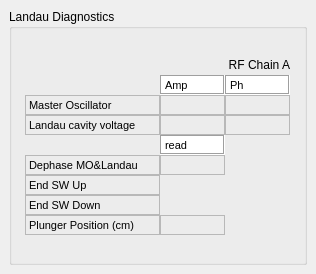
<?xml version="1.0" encoding="UTF-8"?>
<ui version="4.0">
 <class>Form</class>
 <widget class="QWidget" name="Form">
  <property name="geometry">
   <rect>
    <x>0</x>
    <y>0</y>
    <width>316</width>
    <height>274</height>
   </rect>
  </property>
  <property name="windowTitle">
   <string>Form</string>
  </property>
  <layout class="QGridLayout" name="gridLayout">
   <property name="margin">
    <number>0</number>
   </property>
   <property name="spacing">
    <number>0</number>
   </property>
   <item row="0" column="0">
    <widget class="QScrollArea" name="scrollArea">
     <property name="frameShape">
      <enum>QFrame::NoFrame</enum>
     </property>
     <property name="widgetResizable">
      <bool>true</bool>
     </property>
     <widget class="QWidget" name="scrollAreaWidgetContents">
      <property name="geometry">
       <rect>
        <x>0</x>
        <y>0</y>
        <width>316</width>
        <height>274</height>
       </rect>
      </property>
      <layout class="QGridLayout" name="gridLayout_2">
       <item row="0" column="0">
        <widget class="QGroupBox" name="groupBox_28">
         <property name="title">
          <string>Landau Diagnostics</string>
         </property>
         <property name="flat">
          <bool>true</bool>
         </property>
         <layout class="QGridLayout" name="gridLayout_3">
          <item row="0" column="0">
           <layout class="QGridLayout" name="_27">
            <property name="spacing">
             <number>0</number>
            </property>
            <item row="2" column="2">
             <widget class="TaurusLabel" name="tauValueLabel_master_oscillator_phA">
              <property name="minimumSize">
               <size>
                <width>65</width>
                <height>20</height>
               </size>
              </property>
              <property name="maximumSize">
               <size>
                <width>65</width>
                <height>20</height>
               </size>
              </property>
              <property name="font">
               <font>
                <pointsize>7</pointsize>
               </font>
              </property>
              <property name="frameShape">
               <enum>QFrame::StyledPanel</enum>
              </property>
             </widget>
            </item>
            <item row="3" column="2">
             <widget class="TaurusLabel" name="tauValueLabel_landau_cav_volt_phA">
              <property name="minimumSize">
               <size>
                <width>65</width>
                <height>20</height>
               </size>
              </property>
              <property name="maximumSize">
               <size>
                <width>65</width>
                <height>20</height>
               </size>
              </property>
              <property name="font">
               <font>
                <pointsize>7</pointsize>
               </font>
              </property>
              <property name="frameShape">
               <enum>QFrame::StyledPanel</enum>
              </property>
             </widget>
            </item>
            <item row="3" column="1">
             <widget class="TaurusLabel" name="tauValueLabel_landau_cav_volt_ampA">
              <property name="minimumSize">
               <size>
                <width>65</width>
                <height>20</height>
               </size>
              </property>
              <property name="maximumSize">
               <size>
                <width>65</width>
                <height>20</height>
               </size>
              </property>
              <property name="font">
               <font>
                <pointsize>7</pointsize>
               </font>
              </property>
              <property name="frameShape">
               <enum>QFrame::StyledPanel</enum>
              </property>
             </widget>
            </item>
            <item row="8" column="1">
             <widget class="TaurusBoolLed" name="taurusBoolLed_end_sw_downA">
              <property name="minimumSize">
               <size>
                <width>65</width>
                <height>20</height>
               </size>
              </property>
              <property name="maximumSize">
               <size>
                <width>65</width>
                <height>20</height>
               </size>
              </property>
              <property name="alignment">
               <set>Qt::AlignLeading|Qt::AlignLeft|Qt::AlignVCenter</set>
              </property>
              <property name="ledColor" stdset="0">
               <string>GREEN</string>
              </property>
              <property name="ledColorOff" stdset="0">
               <string>GREENOFF</string>
              </property>
             </widget>
            </item>
            <item row="2" column="1">
             <widget class="TaurusLabel" name="tauValueLabel_master_oscillator_ampA">
              <property name="minimumSize">
               <size>
                <width>65</width>
                <height>20</height>
               </size>
              </property>
              <property name="maximumSize">
               <size>
                <width>65</width>
                <height>20</height>
               </size>
              </property>
              <property name="font">
               <font>
                <pointsize>7</pointsize>
               </font>
              </property>
              <property name="frameShape">
               <enum>QFrame::StyledPanel</enum>
              </property>
             </widget>
            </item>
            <item row="0" column="2">
             <widget class="QLabel" name="label_236">
              <property name="sizePolicy">
               <sizepolicy hsizetype="Fixed" vsizetype="Fixed">
                <horstretch>0</horstretch>
                <verstretch>0</verstretch>
               </sizepolicy>
              </property>
              <property name="minimumSize">
               <size>
                <width>65</width>
                <height>20</height>
               </size>
              </property>
              <property name="maximumSize">
               <size>
                <width>65</width>
                <height>20</height>
               </size>
              </property>
              <property name="text">
               <string>RF Chain A</string>
              </property>
              <property name="alignment">
               <set>Qt::AlignRight|Qt::AlignTrailing|Qt::AlignVCenter</set>
              </property>
             </widget>
            </item>
            <item row="3" column="0">
             <widget class="QLabel" name="label_211">
              <property name="minimumSize">
               <size>
                <width>135</width>
                <height>20</height>
               </size>
              </property>
              <property name="maximumSize">
               <size>
                <width>135</width>
                <height>20</height>
               </size>
              </property>
              <property name="font">
               <font>
                <pointsize>8</pointsize>
               </font>
              </property>
              <property name="frameShape">
               <enum>QFrame::StyledPanel</enum>
              </property>
              <property name="text">
               <string>Landau cavity voltage</string>
              </property>
             </widget>
            </item>
            <item row="5" column="1">
             <widget class="TaurusLabel" name="tauValueLabel_dephase_ampA">
              <property name="minimumSize">
               <size>
                <width>65</width>
                <height>20</height>
               </size>
              </property>
              <property name="maximumSize">
               <size>
                <width>65</width>
                <height>20</height>
               </size>
              </property>
              <property name="font">
               <font>
                <pointsize>7</pointsize>
               </font>
              </property>
              <property name="frameShape">
               <enum>QFrame::StyledPanel</enum>
              </property>
             </widget>
            </item>
            <item row="5" column="0">
             <widget class="QLabel" name="label_215">
              <property name="minimumSize">
               <size>
                <width>135</width>
                <height>20</height>
               </size>
              </property>
              <property name="maximumSize">
               <size>
                <width>135</width>
                <height>20</height>
               </size>
              </property>
              <property name="font">
               <font>
                <pointsize>8</pointsize>
               </font>
              </property>
              <property name="frameShape">
               <enum>QFrame::StyledPanel</enum>
              </property>
              <property name="text">
               <string>Dephase MO&amp;Landau</string>
              </property>
             </widget>
            </item>
            <item row="4" column="1">
             <widget class="QLabel" name="label_212">
              <property name="sizePolicy">
               <sizepolicy hsizetype="Fixed" vsizetype="Fixed">
                <horstretch>0</horstretch>
                <verstretch>0</verstretch>
               </sizepolicy>
              </property>
              <property name="minimumSize">
               <size>
                <width>65</width>
                <height>20</height>
               </size>
              </property>
              <property name="maximumSize">
               <size>
                <width>65</width>
                <height>20</height>
               </size>
              </property>
              <property name="palette">
               <palette>
                <active>
                 <colorrole role="Base">
                  <brush brushstyle="SolidPattern">
                   <color alpha="255">
                    <red>255</red>
                    <green>255</green>
                    <blue>255</blue>
                   </color>
                  </brush>
                 </colorrole>
                 <colorrole role="Window">
                  <brush brushstyle="SolidPattern">
                   <color alpha="255">
                    <red>255</red>
                    <green>255</green>
                    <blue>255</blue>
                   </color>
                  </brush>
                 </colorrole>
                </active>
                <inactive>
                 <colorrole role="Base">
                  <brush brushstyle="SolidPattern">
                   <color alpha="255">
                    <red>255</red>
                    <green>255</green>
                    <blue>255</blue>
                   </color>
                  </brush>
                 </colorrole>
                 <colorrole role="Window">
                  <brush brushstyle="SolidPattern">
                   <color alpha="255">
                    <red>255</red>
                    <green>255</green>
                    <blue>255</blue>
                   </color>
                  </brush>
                 </colorrole>
                </inactive>
                <disabled>
                 <colorrole role="Base">
                  <brush brushstyle="SolidPattern">
                   <color alpha="255">
                    <red>255</red>
                    <green>255</green>
                    <blue>255</blue>
                   </color>
                  </brush>
                 </colorrole>
                 <colorrole role="Window">
                  <brush brushstyle="SolidPattern">
                   <color alpha="255">
                    <red>255</red>
                    <green>255</green>
                    <blue>255</blue>
                   </color>
                  </brush>
                 </colorrole>
                </disabled>
               </palette>
              </property>
              <property name="font">
               <font>
                <pointsize>8</pointsize>
               </font>
              </property>
              <property name="autoFillBackground">
               <bool>true</bool>
              </property>
              <property name="frameShape">
               <enum>QFrame::Box</enum>
              </property>
              <property name="frameShadow">
               <enum>QFrame::Sunken</enum>
              </property>
              <property name="text">
               <string>read</string>
              </property>
             </widget>
            </item>
            <item row="7" column="1">
             <widget class="TaurusBoolLed" name="taurusBoolLed_end_sw_upA">
              <property name="minimumSize">
               <size>
                <width>65</width>
                <height>20</height>
               </size>
              </property>
              <property name="maximumSize">
               <size>
                <width>65</width>
                <height>20</height>
               </size>
              </property>
              <property name="alignment">
               <set>Qt::AlignLeading|Qt::AlignLeft|Qt::AlignVCenter</set>
              </property>
              <property name="ledColor" stdset="0">
               <string>GREEN</string>
              </property>
              <property name="ledColorOff" stdset="0">
               <string>GREENOFF</string>
              </property>
             </widget>
            </item>
            <item row="8" column="0">
             <widget class="QLabel" name="label_216">
              <property name="minimumSize">
               <size>
                <width>135</width>
                <height>20</height>
               </size>
              </property>
              <property name="maximumSize">
               <size>
                <width>135</width>
                <height>20</height>
               </size>
              </property>
              <property name="font">
               <font>
                <pointsize>8</pointsize>
               </font>
              </property>
              <property name="frameShape">
               <enum>QFrame::StyledPanel</enum>
              </property>
              <property name="text">
               <string>End SW Down</string>
              </property>
             </widget>
            </item>
            <item row="1" column="1">
             <widget class="QLabel" name="label_208">
              <property name="sizePolicy">
               <sizepolicy hsizetype="Fixed" vsizetype="Fixed">
                <horstretch>0</horstretch>
                <verstretch>0</verstretch>
               </sizepolicy>
              </property>
              <property name="minimumSize">
               <size>
                <width>65</width>
                <height>20</height>
               </size>
              </property>
              <property name="maximumSize">
               <size>
                <width>65</width>
                <height>20</height>
               </size>
              </property>
              <property name="palette">
               <palette>
                <active>
                 <colorrole role="Base">
                  <brush brushstyle="SolidPattern">
                   <color alpha="255">
                    <red>255</red>
                    <green>255</green>
                    <blue>255</blue>
                   </color>
                  </brush>
                 </colorrole>
                 <colorrole role="Window">
                  <brush brushstyle="SolidPattern">
                   <color alpha="255">
                    <red>255</red>
                    <green>255</green>
                    <blue>255</blue>
                   </color>
                  </brush>
                 </colorrole>
                </active>
                <inactive>
                 <colorrole role="Base">
                  <brush brushstyle="SolidPattern">
                   <color alpha="255">
                    <red>255</red>
                    <green>255</green>
                    <blue>255</blue>
                   </color>
                  </brush>
                 </colorrole>
                 <colorrole role="Window">
                  <brush brushstyle="SolidPattern">
                   <color alpha="255">
                    <red>255</red>
                    <green>255</green>
                    <blue>255</blue>
                   </color>
                  </brush>
                 </colorrole>
                </inactive>
                <disabled>
                 <colorrole role="Base">
                  <brush brushstyle="SolidPattern">
                   <color alpha="255">
                    <red>255</red>
                    <green>255</green>
                    <blue>255</blue>
                   </color>
                  </brush>
                 </colorrole>
                 <colorrole role="Window">
                  <brush brushstyle="SolidPattern">
                   <color alpha="255">
                    <red>255</red>
                    <green>255</green>
                    <blue>255</blue>
                   </color>
                  </brush>
                 </colorrole>
                </disabled>
               </palette>
              </property>
              <property name="font">
               <font>
                <pointsize>8</pointsize>
               </font>
              </property>
              <property name="autoFillBackground">
               <bool>true</bool>
              </property>
              <property name="frameShape">
               <enum>QFrame::Box</enum>
              </property>
              <property name="frameShadow">
               <enum>QFrame::Sunken</enum>
              </property>
              <property name="text">
               <string>Amp</string>
              </property>
             </widget>
            </item>
            <item row="1" column="2">
             <widget class="QLabel" name="label_209">
              <property name="sizePolicy">
               <sizepolicy hsizetype="Fixed" vsizetype="Fixed">
                <horstretch>0</horstretch>
                <verstretch>0</verstretch>
               </sizepolicy>
              </property>
              <property name="minimumSize">
               <size>
                <width>65</width>
                <height>20</height>
               </size>
              </property>
              <property name="maximumSize">
               <size>
                <width>65</width>
                <height>20</height>
               </size>
              </property>
              <property name="palette">
               <palette>
                <active>
                 <colorrole role="Base">
                  <brush brushstyle="SolidPattern">
                   <color alpha="255">
                    <red>255</red>
                    <green>255</green>
                    <blue>255</blue>
                   </color>
                  </brush>
                 </colorrole>
                 <colorrole role="Window">
                  <brush brushstyle="SolidPattern">
                   <color alpha="255">
                    <red>255</red>
                    <green>255</green>
                    <blue>255</blue>
                   </color>
                  </brush>
                 </colorrole>
                </active>
                <inactive>
                 <colorrole role="Base">
                  <brush brushstyle="SolidPattern">
                   <color alpha="255">
                    <red>255</red>
                    <green>255</green>
                    <blue>255</blue>
                   </color>
                  </brush>
                 </colorrole>
                 <colorrole role="Window">
                  <brush brushstyle="SolidPattern">
                   <color alpha="255">
                    <red>255</red>
                    <green>255</green>
                    <blue>255</blue>
                   </color>
                  </brush>
                 </colorrole>
                </inactive>
                <disabled>
                 <colorrole role="Base">
                  <brush brushstyle="SolidPattern">
                   <color alpha="255">
                    <red>255</red>
                    <green>255</green>
                    <blue>255</blue>
                   </color>
                  </brush>
                 </colorrole>
                 <colorrole role="Window">
                  <brush brushstyle="SolidPattern">
                   <color alpha="255">
                    <red>255</red>
                    <green>255</green>
                    <blue>255</blue>
                   </color>
                  </brush>
                 </colorrole>
                </disabled>
               </palette>
              </property>
              <property name="font">
               <font>
                <pointsize>8</pointsize>
               </font>
              </property>
              <property name="autoFillBackground">
               <bool>true</bool>
              </property>
              <property name="frameShape">
               <enum>QFrame::Box</enum>
              </property>
              <property name="frameShadow">
               <enum>QFrame::Sunken</enum>
              </property>
              <property name="text">
               <string>Ph</string>
              </property>
             </widget>
            </item>
            <item row="7" column="0">
             <widget class="QLabel" name="label_214">
              <property name="minimumSize">
               <size>
                <width>135</width>
                <height>20</height>
               </size>
              </property>
              <property name="maximumSize">
               <size>
                <width>135</width>
                <height>20</height>
               </size>
              </property>
              <property name="font">
               <font>
                <pointsize>8</pointsize>
               </font>
              </property>
              <property name="frameShape">
               <enum>QFrame::StyledPanel</enum>
              </property>
              <property name="text">
               <string>End SW Up</string>
              </property>
             </widget>
            </item>
            <item row="2" column="0">
             <widget class="QLabel" name="label_210">
              <property name="minimumSize">
               <size>
                <width>135</width>
                <height>20</height>
               </size>
              </property>
              <property name="maximumSize">
               <size>
                <width>135</width>
                <height>20</height>
               </size>
              </property>
              <property name="font">
               <font>
                <pointsize>8</pointsize>
               </font>
              </property>
              <property name="frameShape">
               <enum>QFrame::StyledPanel</enum>
              </property>
              <property name="text">
               <string>Master Oscillator</string>
              </property>
             </widget>
            </item>
            <item row="9" column="0">
             <widget class="QLabel" name="label_213">
              <property name="minimumSize">
               <size>
                <width>135</width>
                <height>20</height>
               </size>
              </property>
              <property name="maximumSize">
               <size>
                <width>135</width>
                <height>20</height>
               </size>
              </property>
              <property name="font">
               <font>
                <pointsize>8</pointsize>
               </font>
              </property>
              <property name="frameShape">
               <enum>QFrame::StyledPanel</enum>
              </property>
              <property name="text">
               <string>Plunger Position (cm)</string>
              </property>
             </widget>
            </item>
            <item row="9" column="1">
             <widget class="TaurusLabel" name="tauValueLabel_plunger_posA">
              <property name="minimumSize">
               <size>
                <width>65</width>
                <height>20</height>
               </size>
              </property>
              <property name="maximumSize">
               <size>
                <width>65</width>
                <height>20</height>
               </size>
              </property>
              <property name="font">
               <font>
                <pointsize>7</pointsize>
               </font>
              </property>
              <property name="frameShape">
               <enum>QFrame::StyledPanel</enum>
              </property>
             </widget>
            </item>
           </layout>
          </item>
         </layout>
        </widget>
       </item>
      </layout>
     </widget>
    </widget>
   </item>
  </layout>
 </widget>
 <customwidgets>
  <customwidget>
   <class>TaurusLabel</class>
   <extends>QLabel</extends>
   <header>taurus.qt.qtgui.display</header>
  </customwidget>
  <customwidget>
   <class>TaurusBoolLed</class>
   <extends>QLabel</extends>
   <header>taurus.qt.qtgui.display</header>
  </customwidget>
 </customwidgets>
 <resources/>
 <connections/>
</ui>
